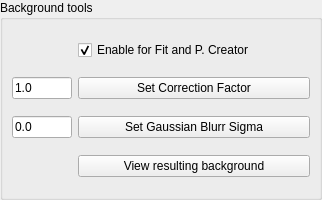
<?xml version="1.0" encoding="UTF-8"?>
<ui version="4.0">
 <class>BkgToolsWidget</class>
 <widget class="QWidget" name="BkgToolsWidget">
  <property name="geometry">
   <rect>
    <x>0</x>
    <y>0</y>
    <width>322</width>
    <height>200</height>
   </rect>
  </property>
  <property name="windowTitle">
   <string>Form</string>
  </property>
  <layout class="QVBoxLayout" name="verticalLayout">
   <property name="spacing">
    <number>0</number>
   </property>
   <property name="leftMargin">
    <number>0</number>
   </property>
   <property name="topMargin">
    <number>0</number>
   </property>
   <property name="rightMargin">
    <number>0</number>
   </property>
   <property name="bottomMargin">
    <number>0</number>
   </property>
   <item>
    <widget class="QGroupBox" name="groupBox">
     <property name="title">
      <string>Background tools</string>
     </property>
     <layout class="QGridLayout" name="gridLayout">
      <item row="1" column="0">
       <widget class="QLineEdit" name="le_correction_factor">
        <property name="maximumSize">
         <size>
          <width>60</width>
          <height>16777215</height>
         </size>
        </property>
        <property name="text">
         <string>1.0</string>
        </property>
        <property name="readOnly">
         <bool>true</bool>
        </property>
       </widget>
      </item>
      <item row="1" column="1">
       <widget class="QPushButton" name="pb_set_factor">
        <property name="text">
         <string>Set Correction Factor</string>
        </property>
       </widget>
      </item>
      <item row="2" column="1">
       <widget class="QPushButton" name="pb_set_sigma">
        <property name="text">
         <string>Set Gaussian Blurr Sigma</string>
        </property>
       </widget>
      </item>
      <item row="2" column="0">
       <widget class="QLineEdit" name="le_gauss_sigma">
        <property name="maximumSize">
         <size>
          <width>60</width>
          <height>16777215</height>
         </size>
        </property>
        <property name="text">
         <string>0.0</string>
        </property>
        <property name="readOnly">
         <bool>true</bool>
        </property>
       </widget>
      </item>
      <item row="3" column="1">
       <widget class="QPushButton" name="bp_view_background">
        <property name="text">
         <string>View resulting background</string>
        </property>
       </widget>
      </item>
      <item row="0" column="1">
       <widget class="QCheckBox" name="cb_enabled">
        <property name="text">
         <string>Enable for Fit and P. Creator</string>
        </property>
        <property name="checked">
         <bool>true</bool>
        </property>
        <property name="tristate">
         <bool>false</bool>
        </property>
       </widget>
      </item>
     </layout>
    </widget>
   </item>
  </layout>
 </widget>
 <resources/>
 <connections/>
</ui>
